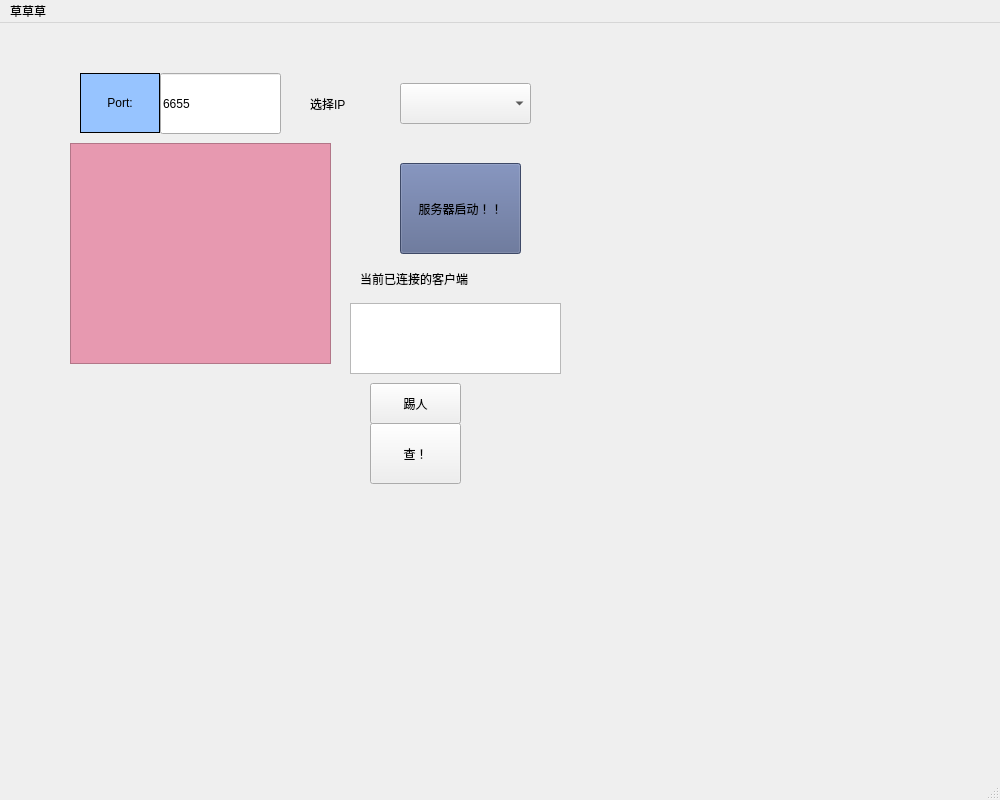
<?xml version="1.0" encoding="UTF-8"?>
<ui version="4.0">
 <class>MainWindow</class>
 <widget class="QMainWindow" name="MainWindow">
  <property name="geometry">
   <rect>
    <x>0</x>
    <y>0</y>
    <width>1000</width>
    <height>800</height>
   </rect>
  </property>
  <property name="windowTitle">
   <string>MainWindow</string>
  </property>
  <widget class="QWidget" name="centralwidget">
   <property name="enabled">
    <bool>true</bool>
   </property>
   <widget class="QPushButton" name="pushButton">
    <property name="geometry">
     <rect>
      <x>400</x>
      <y>140</y>
      <width>121</width>
      <height>91</height>
     </rect>
    </property>
    <property name="styleSheet">
     <string notr="true">background-color: rgb(87, 102, 144);</string>
    </property>
    <property name="text">
     <string>服务器启动！！</string>
    </property>
   </widget>
   <widget class="QComboBox" name="comboBox">
    <property name="geometry">
     <rect>
      <x>400</x>
      <y>60</y>
      <width>131</width>
      <height>41</height>
     </rect>
    </property>
   </widget>
   <widget class="QLabel" name="label">
    <property name="geometry">
     <rect>
      <x>80</x>
      <y>50</y>
      <width>80</width>
      <height>60</height>
     </rect>
    </property>
    <property name="styleSheet">
     <string notr="true">border-color: rgb(0, 0, 0);
background-color: rgb(151, 196, 255);</string>
    </property>
    <property name="frameShape">
     <enum>QFrame::Panel</enum>
    </property>
    <property name="text">
     <string>Port:</string>
    </property>
    <property name="alignment">
     <set>Qt::AlignCenter</set>
    </property>
   </widget>
   <widget class="QLineEdit" name="lineEdit">
    <property name="geometry">
     <rect>
      <x>160</x>
      <y>50</y>
      <width>121</width>
      <height>61</height>
     </rect>
    </property>
    <property name="text">
     <string>6655</string>
    </property>
   </widget>
   <widget class="QPushButton" name="pushButton_3">
    <property name="geometry">
     <rect>
      <x>370</x>
      <y>400</y>
      <width>91</width>
      <height>61</height>
     </rect>
    </property>
    <property name="text">
     <string>查！</string>
    </property>
   </widget>
   <widget class="QPushButton" name="KickButton">
    <property name="geometry">
     <rect>
      <x>370</x>
      <y>360</y>
      <width>91</width>
      <height>41</height>
     </rect>
    </property>
    <property name="text">
     <string>踢人</string>
    </property>
   </widget>
   <widget class="QListWidget" name="listWidget">
    <property name="geometry">
     <rect>
      <x>350</x>
      <y>280</y>
      <width>211</width>
      <height>71</height>
     </rect>
    </property>
   </widget>
   <widget class="QTextEdit" name="ybb">
    <property name="geometry">
     <rect>
      <x>70</x>
      <y>120</y>
      <width>261</width>
      <height>221</height>
     </rect>
    </property>
    <property name="styleSheet">
     <string notr="true">background-color: rgb(231, 153, 176);</string>
    </property>
   </widget>
   <widget class="QLabel" name="label_2">
    <property name="geometry">
     <rect>
      <x>310</x>
      <y>60</y>
      <width>91</width>
      <height>41</height>
     </rect>
    </property>
    <property name="text">
     <string>选择IP</string>
    </property>
   </widget>
   <widget class="QLabel" name="label_3">
    <property name="geometry">
     <rect>
      <x>360</x>
      <y>240</y>
      <width>141</width>
      <height>31</height>
     </rect>
    </property>
    <property name="text">
     <string>当前已连接的客户端</string>
    </property>
   </widget>
  </widget>
  <widget class="QMenuBar" name="menubar">
   <property name="geometry">
    <rect>
     <x>0</x>
     <y>0</y>
     <width>1000</width>
     <height>21</height>
    </rect>
   </property>
   <widget class="QMenu" name="menu">
    <property name="title">
     <string>草草草</string>
    </property>
   </widget>
   <addaction name="menu"/>
  </widget>
  <widget class="QStatusBar" name="statusbar"/>
 </widget>
 <resources/>
 <connections/>
</ui>
